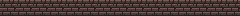

Below is a game level as drawn by its tile map, then a one-line description and the .tmx file that defines it, in full:
An orthogonal 15x1 tile map with 16x16 px tiles, 1 tile layer (Tile Layer 1).

<map version="1.9" tiledversion="1.9.1" orientation="orthogonal" renderorder="right-down" width="15" height="1" tilewidth="16" tileheight="16" infinite="0" nextlayerid="2" nextobjectid="1">
 <tileset firstgid="1" source="../0x72_DungeonTilesetII_v1.4.tsx" />
 <layer id="1" name="Tile Layer 1" width="15" height="1">
  <data encoding="csv">
35,35,35,35,35,35,35,35,35,35,35,35,35,35,35
</data>
 </layer>
</map>
